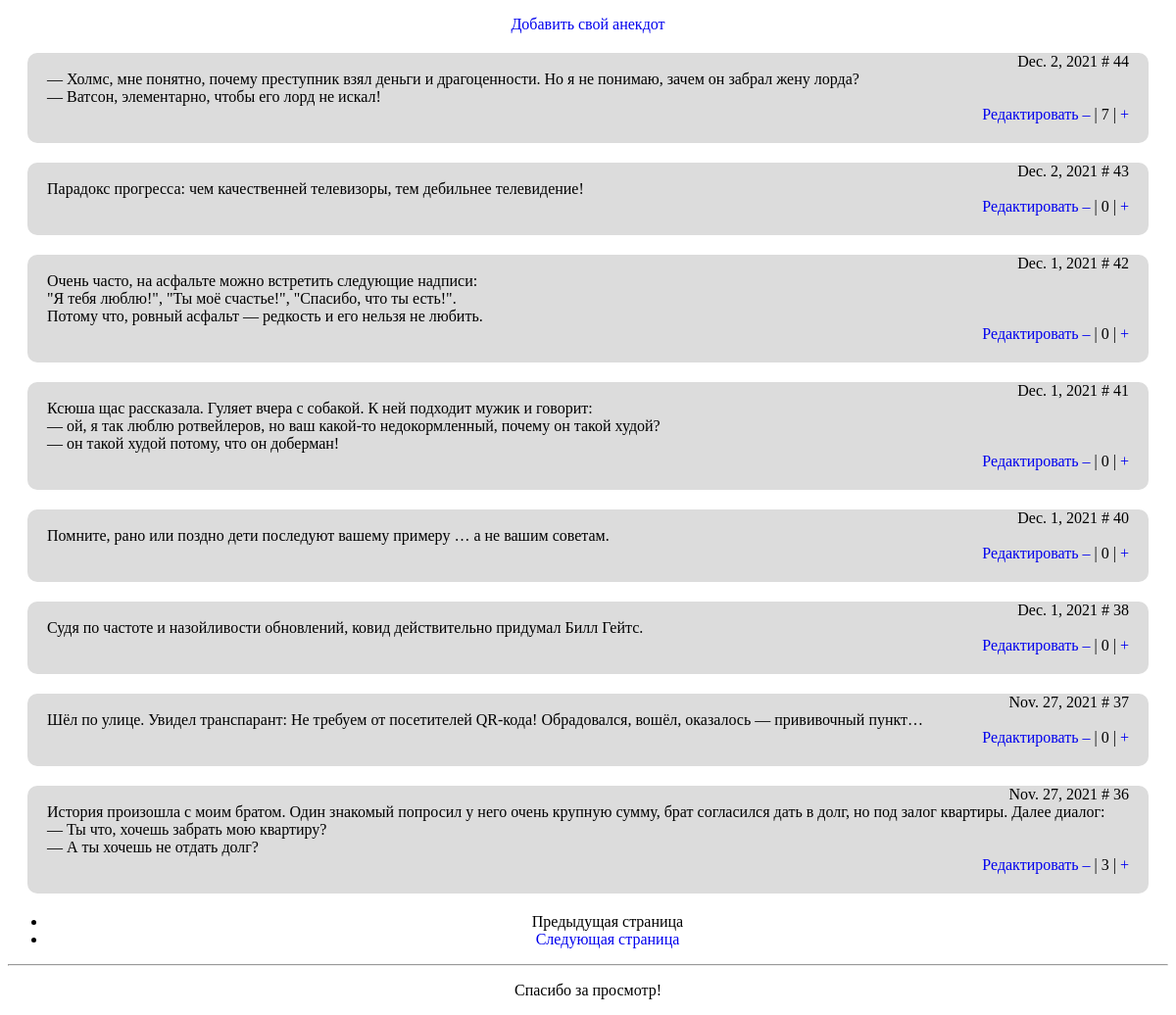
The page / on the database its author committed.
### blog/models.py (models this page shows, shortened)
class Jokes(models.Model):
    joke_text = models.TextField(
        verbose_name = "Текст шутки", max_length = 500
        )
    joke_rating = models.IntegerField(default = random.randint(1, 10))
    date_of_creation = models.DateTimeField(auto_now_add=True)

### blog/views.py (the view)
# urls.py: path('', views.index, name='index'),
def index(request):
    jokes_list = Jokes.objects.all().order_by("-id")
    paginator = Paginator(jokes_list, 8)
    page = request.GET.get('page')
    try:
        jokes_pages = paginator.page(page)
    except PageNotAnInteger:
        jokes_pages = paginator.page(1)
    template = loader.get_template('blog/index.html')
    context = {
        'jokes_pages': jokes_pages,
    }
    return HttpResponse(template.render(context, request))

### blog/templates/blog/index.html
{% extends "blog/base.html" %}
{% block content %}
<p class="center">
    <a href="{% url 'add_a_joke' %}">Добавить свой анекдот</a>
</p>
    {% if jokes_pages %}
        {% for joke in jokes_pages %}
            <div class="container">
                <div class="right-align">
                    {{ joke.date_of_creation.date }} # {{joke.id}}
                </div>
                <div>{{joke.joke_text|linebreaksbr }}</div>
                <div class="right-align">
                    <a href="{% url 'joke_update' joke.id %}">
                        Редактировать
                    </a>
                    <a href="pass" shape="None">&#8211</a>
                     | {{joke.joke_rating}} |
                     <a href="pass">+</a>
                </div>
            </div>
        {% endfor %}
        <ul class = "center">
            {% if jokes_pages.has_previous %}
                <li>
                    <a href = "?page={{ jokes_pages.previous_page_number }}">
                        Предыдущая страница
                    </a>
                </li>
                {% else %}
                <li>
                    <a title = "Предыдущей страницы нет">
                        Предыдущая страница
                    </a>
                </li>
                {% endif %}
            {% if jokes_pages.has_next %}
                <li>
                    <a href = "?page={{ jokes_pages.next_page_number }}">
                        Следующая страница
                    </a>
                </li>
                {% else %}
                <li>
                    <a title = "Следующей страницы нет">
                        Следующая страница
                    </a>
                </li>
                {% endif %}
        </ul>
    {% else %}
        <p>В базе данных нет анекдотов</p>
    {% endif %}
{% endblock %}

### static/css/stylesheet.css (style rules this page uses)
.container { background-color: #DCDCDC; margin: 20px; padding: 0px 20px 20px 20px; border-radius: 10px; }
.center { text-align: center; }
.right-align { text-align: right; }
a { text-decoration: none; }

### rows shown on the page
Jokes: date_of_creation "Dec. 2, 2021", id "44", joke_text "— Холмс, мне понятно, почему преступник взял деньги и драгоценности. Но я не понимаю, зачем он забрал жену лорда? — Ватсон, элементарно, чтобы его лорд не искал!", joke_rating "7"
Jokes: date_of_creation "Dec. 2, 2021", id "43", joke_text "Парадокс прогресса: чем качественней телевизоры, тем дебильнее телевидение!", joke_rating "0"
Jokes: date_of_creation "Dec. 1, 2021", id "42", joke_text "Очень часто, на асфальте можно встретить следующие надписи: \"Я тебя люблю!\", \"Ты моё счастье!\", \"Спасибо, что ты есть!\". Потому что, ровный асфальт — редкость и его нельзя не любить.", joke_rating "0"
Jokes: date_of_creation "Dec. 1, 2021", id "41", joke_text "Ксюша щас рассказала. Гуляет вчера с собакой. К ней подходит мужик и говорит: — ой, я так люблю ротвейлеров, но ваш какой-то недокормленный, почему он такой худой? — он такой худой потому, что он доберман!", joke_rating "0"
Jokes: date_of_creation "Dec. 1, 2021", id "40", joke_text "Помните, рано или поздно дети последуют вашему примеру … а не вашим советам.", joke_rating "0"
Jokes: date_of_creation "Dec. 1, 2021", id "38", joke_text "Судя по частоте и назойливости обновлений, ковид действительно придумал Билл Гейтс.", joke_rating "0"
Jokes: date_of_creation "Nov. 27, 2021", id "37", joke_text "Шёл по улице. Увидел транспарант: Не требуем от посетителей QR-кода! Обрадовался, вошёл, оказалось — прививочный пункт…", joke_rating "0"
Jokes: date_of_creation "Nov. 27, 2021", id "36", joke_text "История произошла с моим братом. Один знакомый попросил у него очень крупную сумму, брат согласился дать в долг, но под залог квартиры. Далее диалог: — Ты что, хочешь забрать мою квартиру? — А ты хочешь не отдать долг?", joke_rating "3"
